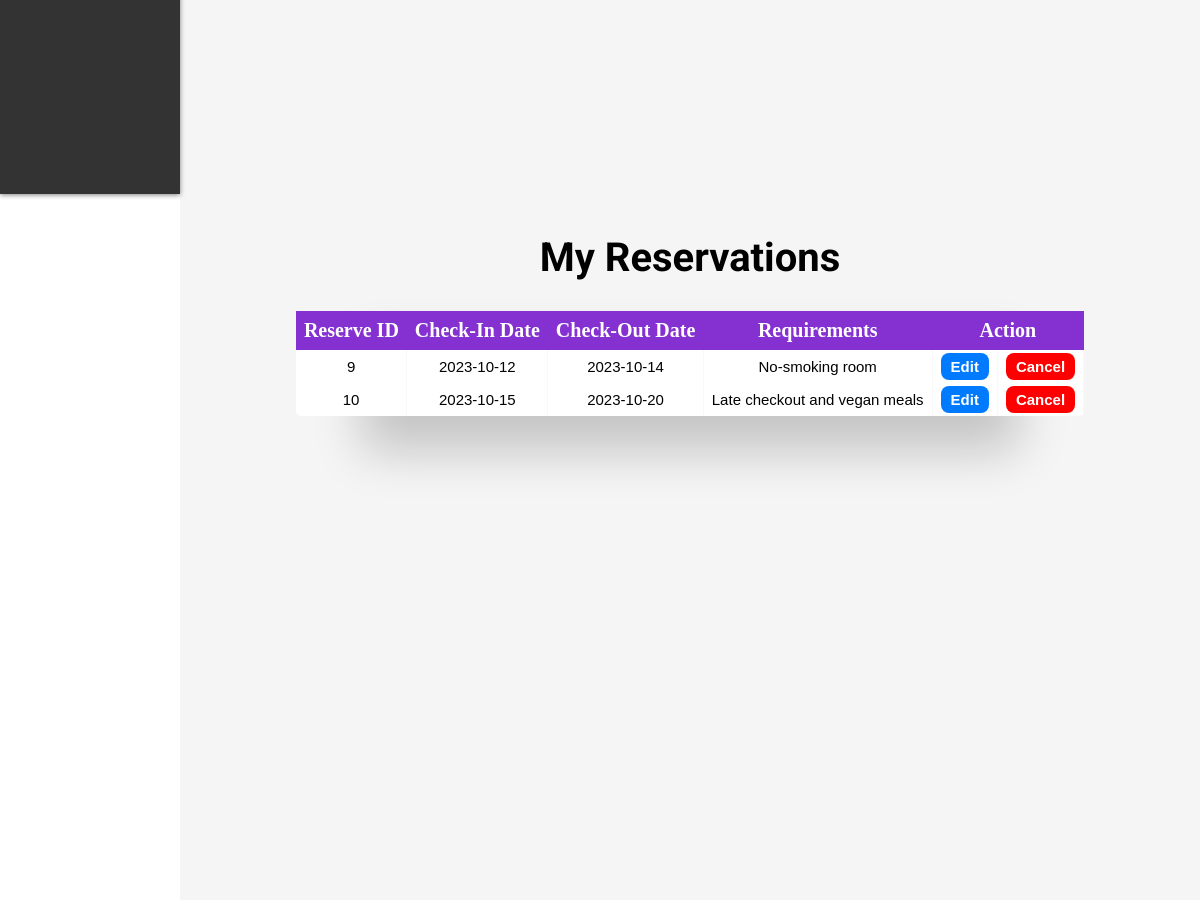
The page /userDashboard.php (signed in, middle part) on the database as committed earlier.
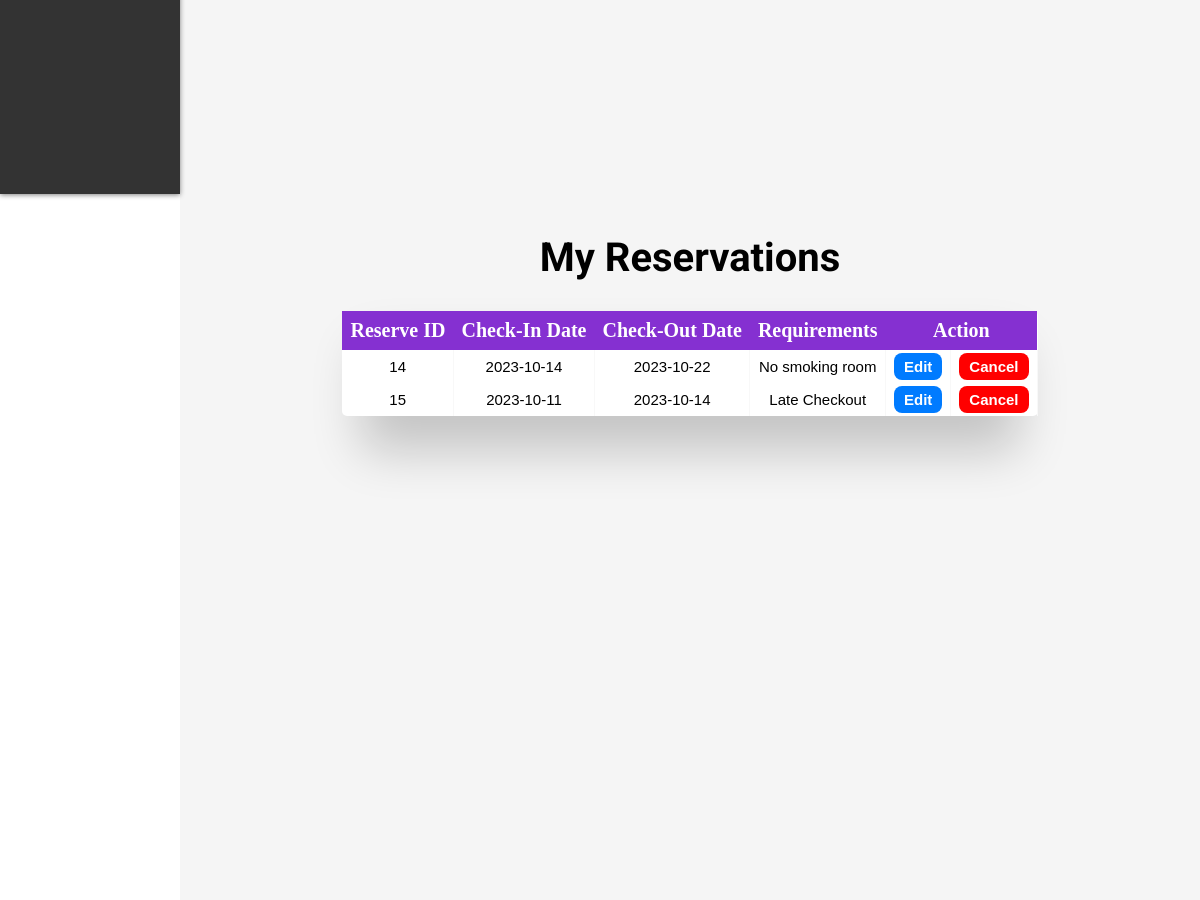
The same page on the database as committed later.
### tables this page shows
CREATE TABLE `reserve` (
  `reserve_id` int(11) NOT NULL,
  `checkin_date` date NOT NULL,
  `checkout_date` date NOT NULL,
  `special_requirements` text DEFAULT 'No',
  `user_id` int(11) NOT NULL,
  `hotel_id` int(11) NOT NULL,
  `package_id` int(11) NOT NULL
);

### userDashboard.php (the view, shortened to what this page needs)
<?php
if (!isset($_SESSION['user_id'])) {
    echo "<script>
        alert('You must login to access this page.');
        window.location.href='./login.php';
        </script>";
} else {
    $user_id = $_SESSION['user_id'];
}
?>
<!DOCTYPE html>
<html lang="en">
<head>
    <link rel="stylesheet" href="css/userDashboard.css">
    <link rel="stylesheet" href="css/reset.css">
    <link rel="stylesheet" href="css/table.css">
</head>
<?php include "./partials/header.php" ?>
<body>
    <div class="dashboard">
        <div class="sideBar">
        </div>
        <div class="content">
            <section id="profile">
            </section>
            <section id="reservations">
                <h1>My Reservations</h1>
                <div class="table-main">
                    <div class="table-wrapper">
                        <table class="table">
                            <thead>
                                <tr>
                                    <th>Reserve ID</th>
                                    <th>Check-In Date</th>
                                    <th>Check-Out Date</th>
                                    <th>Requirements</th>
                                    <th colspan="2">Action</th>
                                </tr>
                            </thead>
                            <tbody>
                                <?php
                                require_once './conn.php';
                                $query = "SELECT * FROM `reserve` WHERE user_id='$user_id'";
                                $result = mysqli_query($conn, $query);
                                $count = mysqli_num_rows($result);
                                if ($count > 0) {
                                    while ($row = mysqli_fetch_assoc($result)) {
                                        $id = $row['reserve_id'];
                                        $checkindate = $row['checkin_date'];
                                        $checkoutdate = $row['checkout_date'];
                                        $requirements = $row['special_requirements'];
                                        echo '<tr>';
                                        echo '<td>' . $id . '</td>';
                                        echo '<td>' . $checkindate . '</td>';
                                        echo '<td>' . $checkoutdate . '</td>';
                                        echo '<td>' . $requirements . '</td>';
                                        echo '<td><a href="reserveEdit.php?reserveid=' . $id . '" class="edit-btn">Edit</a></td>';
                                        echo '<td><a href="delete.php?reserveid=' . $id . '" class="delete-btn">Cancel</a></td>';
                                        echo '<tr>';
                                    }
                                } else {
                                    echo '<tr><td colspan="6">No reservations yet</td></tr>';
                                }
                                ?>
                            </tbody>
                        </table>
                    </div>
                </div>
            </section>
        </div>
    </div>
</body>
<?php include "./partials/footer.php" ?>
</html>

### partials/header.php (shortened to what this page needs)
<!DOCTYPE html>
<html lang="en">
<head>
    <link rel="stylesheet" href="css/header.css">
    <link rel="stylesheet" href="css/reset.css">
</head>
</html>

### partials/footer.php (shortened to what this page needs)
<!DOCTYPE html>
<html lang="en">
<head>
    <link rel="stylesheet" href="css/footer.css">
</head>
</html>

### css/userDashboard.css (style rules this page uses)
.sideBar { background-color: #333; color: #fff; display: flex; width: 15vw; min-height: 100vh; height: auto; flex-direction: column; justify-content: flex-start; align-items: center; padding: 10px 20px; padding-top: 30px; position: fixed; box-shadow: 0 1px 5px grey; gap: 10px; }
.content { margin-left: 15vw; padding: 20px; font-size: 16px; background-color: #f5f5f5; }
#profile, #reservations { min-height: 100vh; height: auto; }
section { display: flex; padding: 20px; flex-direction: column; }
section h1 { font-size: 40px; font-family: 'Roboto', sans-serif; padding-bottom: 20px; text-align: center; }
#profile { display: flex; flex-direction: column; align-items: center; justify-content: flex-start; padding-top: 20px; height: 100%; }

### css/table.css (style rules this page uses)
.table-main { display: flex; flex-direction: column; height: auto; align-items: center; justify-content: center; }
.table-wrapper { width: 70%; display: flex; align-items: center; justify-content: center ; margin: 10px 70px 70px; box-shadow: 0px 35px 50px rgba( 0, 0, 0, 0.2 ); }
.table { border-radius: 5px; font-size: 12px; font-weight: normal; border: none; border-collapse: collapse; width: 100%; max-width: 100%; white-space: nowrap; background-color: white; }
.table td, .table th { text-align: center; padding: 8px; }
.table td { border-right: 1px solid #f8f8f8; font-family: Arial, Helvetica, sans-serif; font-size: 15px; }
.table thead th { color: #ffffff; background: #8530d1; font-size: 20px; }
.edit-btn { padding: 5px 10px; text-decoration: none; border-radius: 8px; font-weight: bold; background-color: #007bff; color: #fff; }
.delete-btn { padding: 5px 10px; text-decoration: none; border-radius: 8px; font-weight: bold; background-color: #FF0000; color: #fff; }

### css/header.css (style rules this page uses)
:root { --black: #191919; --white: #f3f3f3; --bg-color: #3D0072; }
html { scroll-behavior: smooth; scroll-padding-top: 70px; }

### css/footer.css (style rules this page uses)
:root { --black: #191919; --white: #f3f3f3; --bg-color: #3D0072; }

Rows that differ between the two databases and show on the page:
removed reserve: reserve_id "9", checkin_date "2023-10-12", checkout_date "2023-10-14", special_requirements "No-smoking room"
removed reserve: reserve_id "10", checkin_date "2023-10-15", checkout_date "2023-10-20", special_requirements "Late checkout and vegan meals"
added reserve: reserve_id "14", checkin_date "2023-10-14", checkout_date "2023-10-22", special_requirements "No smoking room"
added reserve: reserve_id "15", checkin_date "2023-10-11", checkout_date "2023-10-14", special_requirements "Late Checkout"
